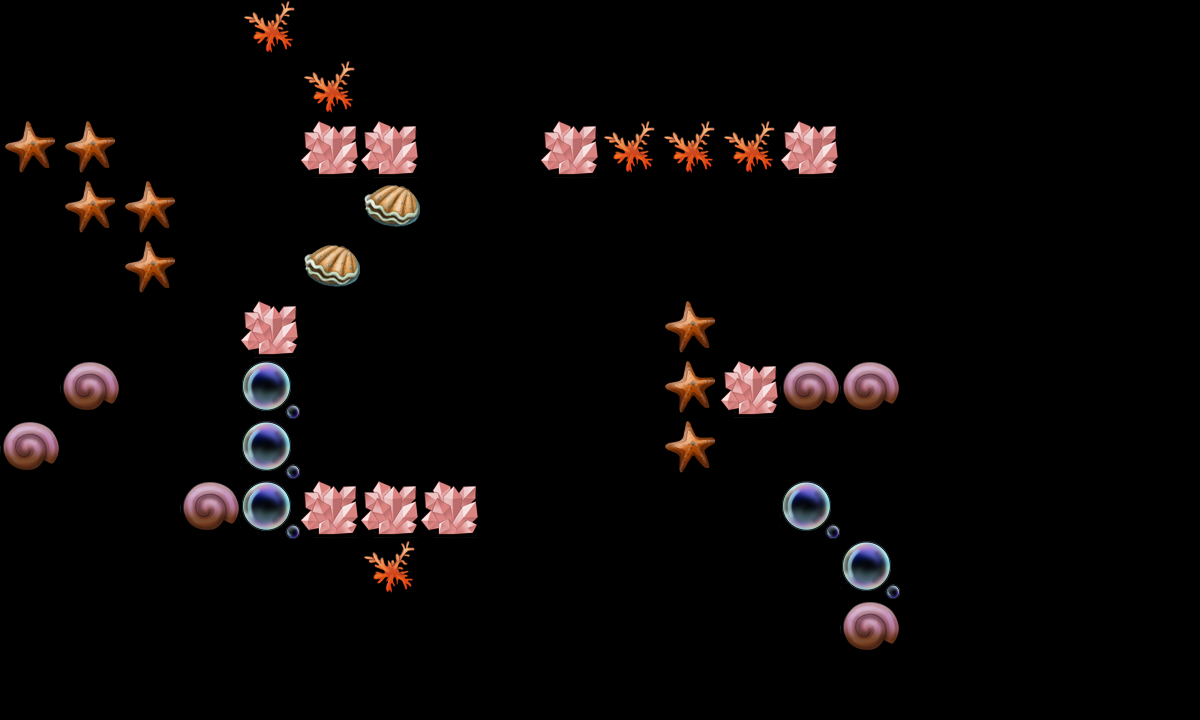

The image is a tile-based game level rendered from a .tmx file. Its description and source (layers, tilesets, objects; grid data summarised) follow:
An orthogonal 20x12 tile map with 60x60 px tiles, 2 tile layers (canDes, cannotDes) and 18 objects (re3, re1, re2, tankpoint, re4, ...).

<map version="1.0" orientation="orthogonal" width="20" height="12" tilewidth="60" tileheight="60">
 <tileset firstgid="1" name="tmw_desert_spacing" tilewidth="60" tileheight="60">
  <image source="tmw_desert_spacing.png" width="480" height="300" />
  <tile id="30">
   <properties>
    <property name="canDes" value="1" />
   </properties>
  </tile>
 </tileset>
 <layer name="canDes" width="20" height="12">
  <data>[240 cells, 27 non-empty, 5 distinct tile ids]</data>
 </layer>
 <layer name="cannotDes" width="20" height="12">
  <data>[240 cells, 9 non-empty, 1 distinct tile ids]</data>
 </layer>
 <objectgroup name="spawnPoints" width="20" height="12">
  <object name="re3" x="420" y="240" width="60" height="60" />
  <object name="re1" x="360" y="360" width="60" height="60" />
  <object name="re2" x="122" y="413" width="60" height="60" />
  <object name="tankpoint" x="600" y="600" width="60" height="60" />
  <object name="re4" x="660" y="480" width="60" height="60" />
  <object name="re5" x="660" y="60" width="60" height="60" />
  <object name="re6" x="838" y="59" width="60" height="60" />
  <object name="re7" x="480" y="60" width="60" height="60" />
  <object name="re8" x="151" y="98" width="60" height="60" />
  <object name="re9" x="760" y="210" width="56" height="59" />
 </objectgroup>
 <objectgroup name="roadPoints" width="20" height="12">
  <object name="p3" x="540" y="240" width="60" height="60" />
  <object name="p4" x="839" y="238" width="60" height="60" />
  <object name="p1" x="240" y="600" width="60" height="60" />
  <object name="p2" x="540" y="600" width="60" height="60" />
 </objectgroup>
 <objectgroup name="bossPoint" width="20" height="12" visible="0">
  <object name="boss1" x="240" y="60" width="60" height="60" />
 </objectgroup>
 <objectgroup name="buildingPoint" width="20" height="12" visible="0">
  <object name="building1" x="1022" y="540" width="60" height="60" />
 </objectgroup>
 <objectgroup name="endPoint" width="20" height="12">
  <object name="endpoint" x="540" y="300" width="60" height="60" />
 </objectgroup>
 <objectgroup name="morePoint" width="20" height="12">
  <object name="morepoint" x="540" y="420" width="60" height="60" />
 </objectgroup>
</map>
